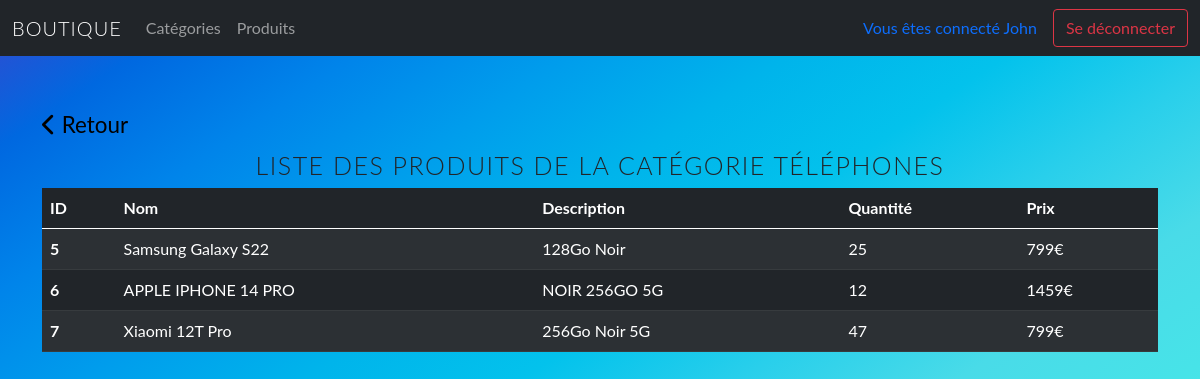
/index.php?page=produits_cat&cat=1 (signed in), run on the app's committed database.
### tables this page shows
CREATE TABLE IF NOT EXISTS `categories` (
  `id` int(11) NOT NULL AUTO_INCREMENT,
  `nom` varchar(255) NOT NULL,
  `image` varchar(255) NOT NULL DEFAULT './design/images/cat_def.png',
  PRIMARY KEY (`id`)
);

CREATE TABLE IF NOT EXISTS `produits` (
  `id` int(11) NOT NULL AUTO_INCREMENT,
  `nom` varchar(255) NOT NULL,
  `description` varchar(255) NOT NULL,
  `quantite` int(11) NOT NULL,
  `prix` float NOT NULL,
  `categorie` int(11) NOT NULL,
  PRIMARY KEY (`id`),
  KEY `categorie` (`categorie`)
);

### controllers/ProduitController.php (called while the page is built, shortened)
<?php
class ProduitController extends ProduitManager
{
    public function ctrlGetProduitByCatId($id)
    {
        if ($this->isConnected()) {
            $produits = $this->getProduitByCatId($id);
            $categorieModel = new CategorieManager();
            $categorie = $categorieModel->getCategorieById($id);
            require 'views/produits/listeByCat.php';
            $vue = ob_get_clean();
            return $vue;
        }
    }
}

### services/Bdd.php (called while the page is built, shortened)
<?php
class BDD
{
    private $host = "localhost";
    private $db_name = "boutique_mvc";
    private $username = "root";
    private $password = "";
    protected function getBdd()
    {
        try {
            return new PDO(
                "mysql:host=" . $this->host . ";dbname=" . $this->db_name . ";charset=UTF8",
                $this->username,
                $this->password,
                array(PDO::ATTR_ERRMODE => PDO::ERRMODE_EXCEPTION)
            );
        } catch (Exception $e) {
            die($e->getMessage());
        }
    }
}

### models/CategorieManager.php (called while the page is built, shortened)
<?php
class CategorieManager extends BDD
{
    public function getCategorieById($id)
    {
        $sql = "SELECT * FROM categories WHERE id = ?";
        $select = $this->getBdd()->prepare($sql);
        $select->execute([$id]);
        return $select->fetch();
    }
}

### models/ProduitManager.php (called while the page is built, shortened)
<?php
class ProduitManager extends BDD
{
    public function getProduitByCatId($idCat)
    {
        $sql = "SELECT * FROM produits WHERE categorie = ?";
        $select = $this->getBdd()->prepare($sql);
        $select->execute([$idCat]);
        return $select->fetchAll();
    }
}

### views/produits/listeByCat.php (the view, shortened to what this page needs)
<div class="fleche_retour mb-2 ml-4">
    <a href="index.php?page=liste_categories" class="retour">
        <i class="fas fa-chevron-left"></i>
        Retour
    </a>
</div>
<h1 class="tLato t25">Liste des produits de la catégorie <?= $categorie['nom']; ?></h1>
<table class="table table-dark table-striped">
    <thead>
        <tr>
            <th scope="col-1">ID</th>
            <th scope="col-10">Nom</th>
            <th scope="col-8">Description</th>
            <th scope="col-4">Quantité</th>
            <th scope="col">Prix</th>
        </tr>
    </thead>
    <tbody>
        <?php
        if (!empty($produits)) {
            foreach ($produits as $produit) {
        ?>
                <tr>
                    <th scope="row"><?= $produit['id']; ?></th>
                    <td><?= $produit['nom']; ?></td>
                    <td><?= $produit['description']; ?></td>
                    <td><?= $produit['quantite']; ?></td>
                    <td><?= $produit['prix'] . '€'; ?></td>
                </tr>
        <?php
            }
        } else {
            echo '<div class="alert alert-danger mt-3">Il n\'y a aucun produit</div>';
        }
        ?>
    </tbody>
</table>

### design/style.css (style rules this page uses)
* { margin: 0; padding: 0; box-sizing: border-box; text-decoration: none; }
body { height: 100vh; min-height: 100%; padding-top: 3.5rem; margin: 0; padding: 0; font-family: "Lato", sans-serif; font-size: 1rem; font-weight: 400; line-height: 1.5; text-align: left; overflow-x: hidden; background-attachment: fixed; background-image: linear-gradient( to right bottom, #3747ce, #0068e0, #0084ea, #009dec, #00b4eb, #03c2ec, #29cfeb, #49dbe8, #47e3e8, #4aece6, #52f3e2, #5ffbdd ); background-size: 100%; caret-color: transparent; }
a { text-decoration: none; }
.tLato { font-family: "Lato", sans-serif; text-transform: uppercase; text-align: center; font-weight: 300; }
.t25 { font-size: 25px; letter-spacing: 0.06em; }
.fleche_retour { font-size: 1.4rem; }
.fleche_retour > a { color: black; }

### data on the page
categories: nom "TÉLÉPHONES"
produits: id "5", nom "Samsung Galaxy S22", description "128Go Noir", quantite "25", prix "799"
produits: id "6", nom "APPLE IPHONE 14 PRO", description "NOIR 256GO 5G", quantite "12", prix "1459"
produits: id "7", nom "Xiaomi 12T Pro", description "256Go Noir 5G", quantite "47", prix "799"

### other printed values
$_SESSION["pseudo"] "John"
